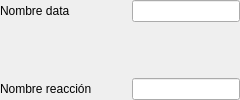
      <widget class="QWidget" name="datos_globales_tab">
       <attribute name="title">
        <string>Datos Globales</string>
       </attribute>
       <layout class="QHBoxLayout" name="horizontalLayout">
        <property name="spacing">
         <number>0</number>
        </property>
        <property name="leftMargin">
         <number>0</number>
        </property>
        <property name="topMargin">
         <number>0</number>
        </property>
        <property name="rightMargin">
         <number>0</number>
        </property>
        <property name="bottomMargin">
         <number>0</number>
        </property>
        <item>
         <layout class="QVBoxLayout" name="verticalLayout_1">
          <property name="spacing">
           <number>0</number>
          </property>
          <item>
           <layout class="QHBoxLayout" name="horizontalLayout_10">
            <property name="spacing">
             <number>0</number>
            </property>
            <item>
             <widget class="QLabel" name="label_21">
              <property name="text">
               <string>Nombre data</string>
              </property>
             </widget>
            </item>
            <item>
             <spacer name="horizontalSpacer_21">
              <property name="orientation">
               <enum>Qt::Horizontal</enum>
              </property>
              <property name="sizeHint" stdset="0">
               <size>
                <width>40</width>
                <height>20</height>
               </size>
              </property>
             </spacer>
            </item>
            <item>
             <widget class="QLineEdit" name="nombre_data_general_edit">
              <property name="text">
               <string/>
              </property>
             </widget>
            </item>
           </layout>
          </item>
          <item>
           <spacer name="verticalSpacer_5">
            <property name="orientation">
             <enum>Qt::Vertical</enum>
            </property>
            <property name="sizeHint" stdset="0">
             <size>
              <width>20</width>
              <height>40</height>
             </size>
            </property>
           </spacer>
          </item>
          <item>
           <layout class="QHBoxLayout" name="horizontalLayout_22">
            <property name="spacing">
             <number>0</number>
            </property>
            <item>
             <widget class="QLabel" name="label_33">
              <property name="text">
               <string>Nombre reacción</string>
              </property>
             </widget>
            </item>
            <item>
             <spacer name="horizontalSpacer_22">
              <property name="orientation">
               <enum>Qt::Horizontal</enum>
              </property>
              <property name="sizeHint" stdset="0">
               <size>
                <width>40</width>
                <height>20</height>
               </size>
              </property>
             </spacer>
            </item>
            <item>
             <widget class="QLineEdit" name="nombre_reaccion_general_edit"/>
            </item>
           </layout>
          </item>
         </layout>
        </item>
       </layout>
      </widget>
